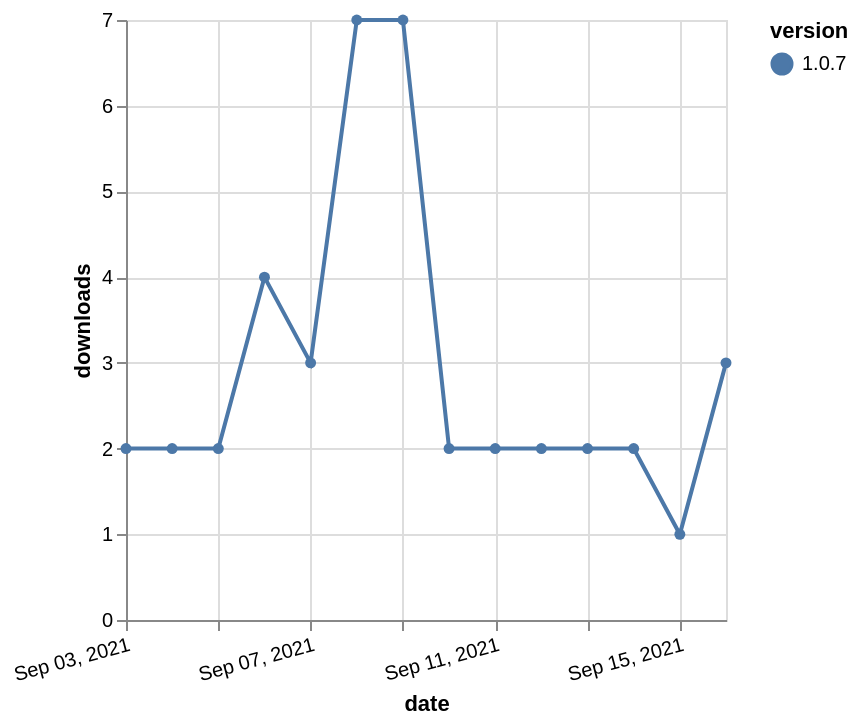

Here is the Vega-Lite specification saved for this chart:
### Vega-Lite specification from a JSON file in a GitHub repository (floating-point values rounded to 4 significant figures)
{"$schema": "https://vega.github.io/schema/vega-lite/v5.json", "description": "A simple bar chart with embedded data.", "data": {"values": [{"date": "2021-09-03", "total": 3099, "delta": 2, "version": "1.0.7"}, {"date": "2021-09-04", "total": 3101, "delta": 2, "version": "1.0.7"}, {"date": "2021-09-05", "total": 3103, "delta": 2, "version": "1.0.7"}, {"date": "2021-09-06", "total": 3107, "delta": 4, "version": "1.0.7"}, {"date": "2021-09-07", "total": 3110, "delta": 3, "version": "1.0.7"}, {"date": "2021-09-08", "total": 3117, "delta": 7, "version": "1.0.7"}, {"date": "2021-09-09", "total": 3124, "delta": 7, "version": "1.0.7"}, {"date": "2021-09-10", "total": 3126, "delta": 2, "version": "1.0.7"}, {"date": "2021-09-11", "total": 3128, "delta": 2, "version": "1.0.7"}, {"date": "2021-09-12", "total": 3130, "delta": 2, "version": "1.0.7"}, {"date": "2021-09-13", "total": 3132, "delta": 2, "version": "1.0.7"}, {"date": "2021-09-14", "total": 3134, "delta": 2, "version": "1.0.7"}, {"date": "2021-09-15", "total": 3135, "delta": 1, "version": "1.0.7"}, {"date": "2021-09-16", "total": 3138, "delta": 3, "version": "1.0.7"}]}, "width": "container", "mark": {"type": "line", "point": {"filled": true}}, "encoding": {"x": {"field": "date", "type": "temporal", "timeUnit": "yearmonthdate", "title": "date", "axis": {"labelAngle": -15}}, "y": {"field": "delta", "type": "quantitative", "title": "downloads"}, "color": {"field": "version", "type": "nominal"}, "tooltip": {"field": "delta"}}}
